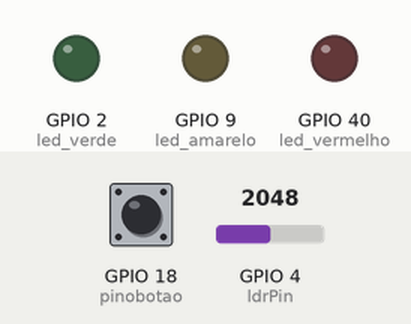
Simulated run of this sketch. Board: ESP32-S3. Parts: output pins drawn as LEDs (lit = HIGH). The test bench sets the inputs (shaded band); at power-on: GPIO 4 (ldrPin) = 2048, GPIO 18 (pinobotao) HIGH. WiFi joins after 1.5 s; servers stay silent unless stated; what the sketch prints to the serial monitor is not drawn.

Above: at 17.8 s.
17.9 s: GPIO 4 (ldrPin) set to 626
33.0 s: GPIO 4 (ldrPin) set to 555
At 42.6 s:
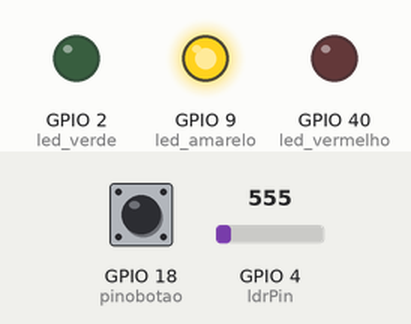
48.1 s: GPIO 4 (ldrPin) set to 640
At 53.6 s:
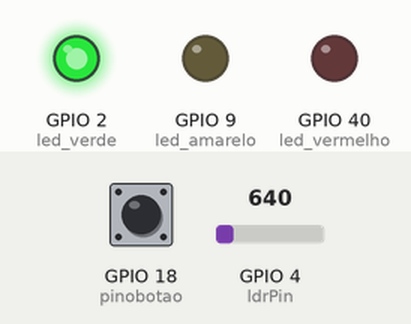
63.2 s: GPIO 4 (ldrPin) set to 560
At 63.2 s:
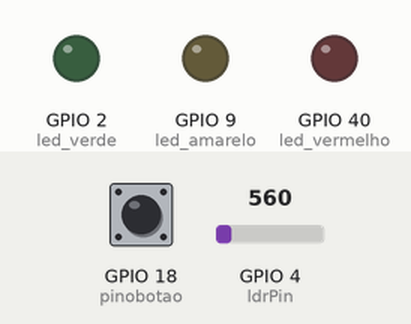
Timing chart, 0 to 75.8 s (numbered marks = the images above; inputs shaded):
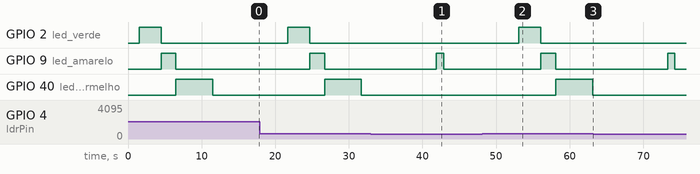

Measured:
- the behaviour switches between 601 and 600 on GPIO 4 (ldrPin) (found by bisection; images 0 and 1)
- after the input at 33.0 s, GPIO 2 (led_verde): stays LOW (without the input it goes to HIGH after 8.9 s); GPIO 40 (led_vermelho): stays LOW (without the input it goes to HIGH after 13.9 s)
- after the input at 48.1 s, GPIO 2 (led_verde): LOW → HIGH after 5.0 s, → LOW 3.0 s later; GPIO 40 (led_vermelho): LOW → HIGH after 10.0 s, → LOW 5.0 s later
- after the input at 63.2 s, GPIO 2 (led_verde): stays LOW (without the input it goes to HIGH after 10.1 s); GPIO 40 (led_vermelho): stays LOW (without the input it goes to HIGH after 15.1 s)

The sketch:

sketch.ino
```cpp
#include <WiFi.h>
#include <HTTPClient.h>

#define led_verde 2       // Pino do LED verde
#define led_vermelho 40   // Pino do LED vermelho
#define led_amarelo 9     // Pino do LED amarelo

const int pinobotao = 18;  // Pino do botão
const int ldrPin = 4;      // Pino do LDR
int threshold = 600;       // Limite para leitura do LDR

void setup() {
  // Configuração dos LEDs como saída
  pinMode(led_verde, OUTPUT);
  pinMode(led_vermelho, OUTPUT);
  pinMode(led_amarelo, OUTPUT);

  // Configuração do botão como entrada com pull-up interno
  pinMode(pinobotao, INPUT_PULLUP);

  // Inicializa os LEDs desligados
  digitalWrite(led_verde, LOW);
  digitalWrite(led_vermelho, LOW);
  digitalWrite(led_amarelo, LOW);

  // Inicialização da comunicação serial
  Serial.begin(115200);

  // Conexão ao Wi-Fi
  WiFi.begin("Wokwi-GUEST", ""); // Rede Wi-Fi aberta

  Serial.print("Conectando ao WiFi");
  while (WiFi.status() != WL_CONNECTED) {
    delay(500);
    Serial.print(".");
  }
  Serial.println("\nConectado ao WiFi com sucesso!");
}

void loop() {
  // Leitura do sensor LDR
  int ldrstatus = analogRead(ldrPin);

  // Controle baseado na leitura do LDR
  if (ldrstatus <= threshold) {
    Serial.println("Está escuro, ligando o LED amarelo");
    digitalWrite(led_amarelo, HIGH);
    delay(1000);
    digitalWrite(led_amarelo, LOW);
  } else {
    Serial.println("Está claro, controlando LEDs");

    digitalWrite(led_verde, HIGH);
    delay(3000);
    digitalWrite(led_verde, LOW);

    digitalWrite(led_amarelo, HIGH);
    delay(2000);
    digitalWrite(led_amarelo, LOW);

    digitalWrite(led_vermelho, HIGH);

    // Controle do LED vermelho com base no botão
    if (digitalRead(pinobotao) == LOW) {
      delay(1000);
      digitalWrite(led_vermelho, LOW);
    } else {
      delay(5000);
      digitalWrite(led_vermelho, LOW);
    }
  }

  // Exibição do status do LDR
  Serial.println(ldrstatus);

  // Verifica a conexão Wi-Fi periodicamente
  if (WiFi.status() == WL_CONNECTED) {
    HTTPClient http;
    http.begin("http://www.google.com.br/");
    int httpResponseCode = http.GET();

    if (httpResponseCode > 0) {
      Serial.print("HTTP Response code: ");
      Serial.println(httpResponseCode);
    } else {
      Serial.print("Erro na conexão HTTP. Código: ");
      Serial.println(httpResponseCode);
    }
    http.end();
  } else {
    Serial.println("WiFi desconectado");
  }

  delay(10000); // Atraso para evitar requisições muito frequentes
}
```
